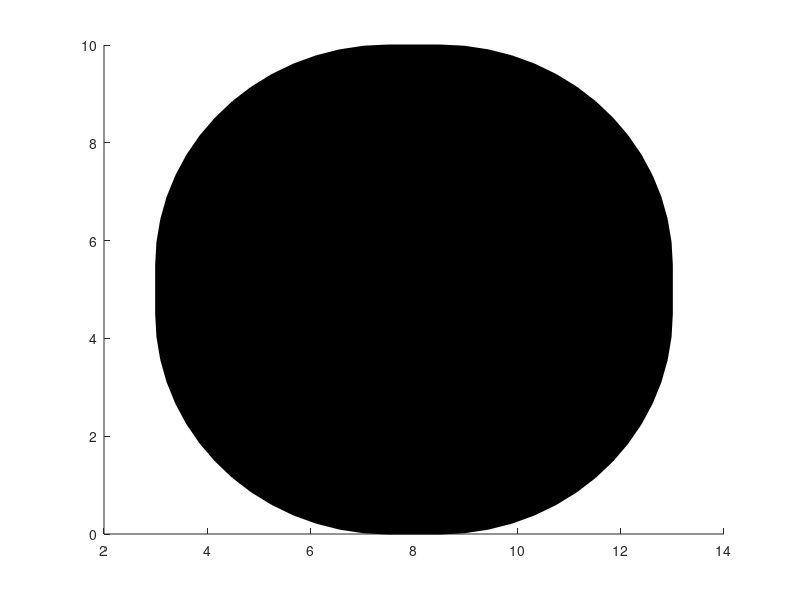

Write the MATLAB code that produced this figure.
function [bb bomb] = bombgenerator()
%BOMBGENERATOR Summary of this function goes here
%   Detailed explanation goes here

start = [randi(30) 0];
bomb=rectangle('Position',[start 10 10],'Curvature',[0.9 0.9],'facecolor','k');

bb.position = get(bomb,'Position');
bb.positionc = bb.position(1:2);
radius=bb.position(3:4);
bb.positionc = bb.positionc + (1/2).*(radius);


end

